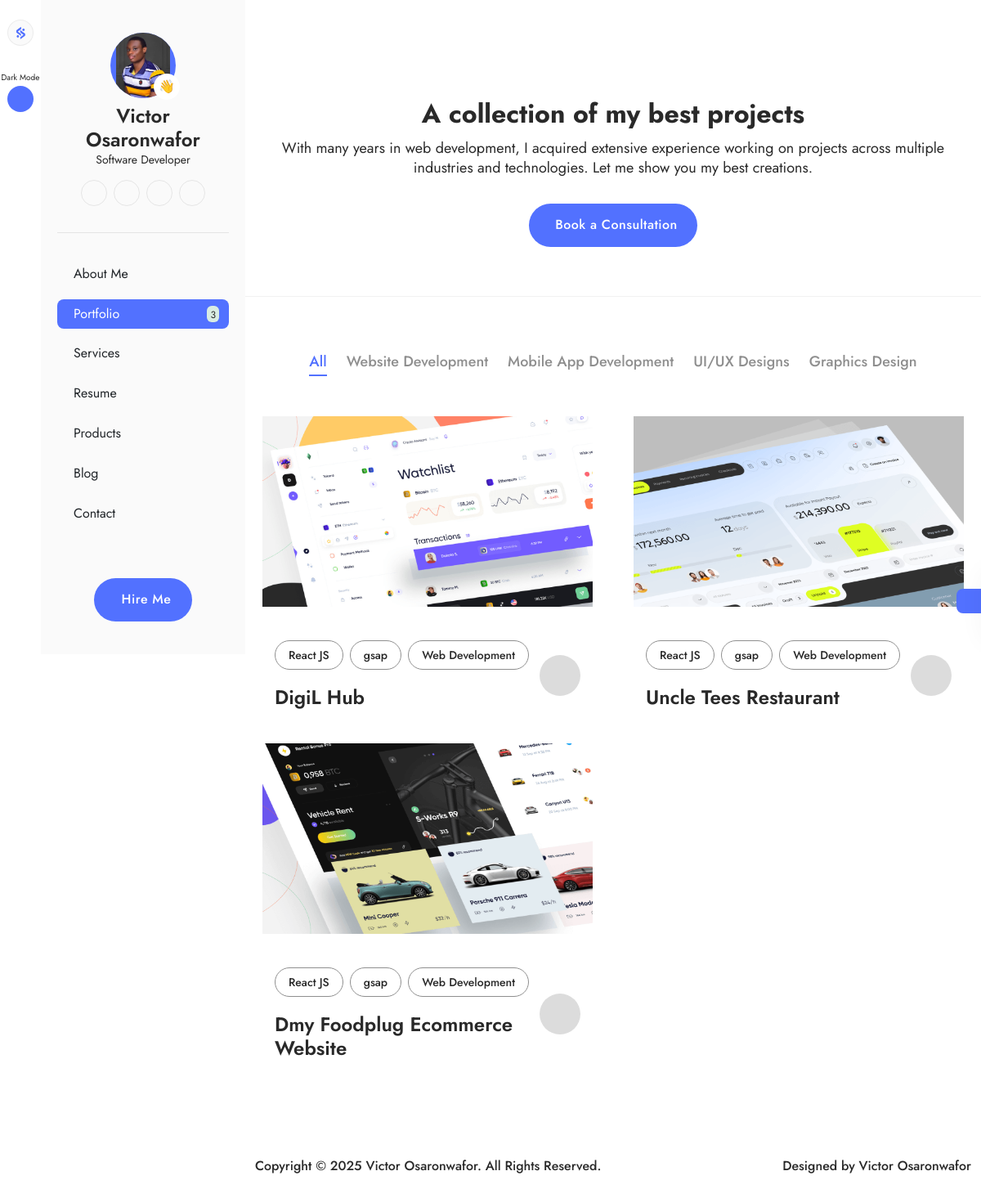
Screenshot of /portfolio.php with the database file from the repository.
### tables this page shows
CREATE TABLE `about_me` (
  `id` int(11) NOT NULL,
  `name` varchar(255) NOT NULL,
  `role` varchar(255) NOT NULL,
  `intro_title` text NOT NULL,
  `intro_text` text NOT NULL,
  `years_of_experience` int(11) NOT NULL,
  `projects_completed` int(11) NOT NULL,
  `clients_worldwide` int(11) NOT NULL,
  `what_i_do` text NOT NULL,
  `pro_summary` text NOT NULL,
  `skills` text NOT NULL,
  `education` text NOT NULL,
  `awards` text NOT NULL,
  `certifications` text NOT NULL,
  `languages` text NOT NULL,
  `interest` text NOT NULL,
  `github_link` varchar(255) NOT NULL,
  `image` varchar(255) NOT NULL,
  `resume` varchar(255) NOT NULL,
  `status` tinyint(4) NOT NULL DEFAULT 0,
  `date` datetime NOT NULL DEFAULT current_timestamp()
);

CREATE TABLE `categories` (
  `id` int(11) NOT NULL,
  `name` varchar(255) NOT NULL,
  `slug` varchar(255) NOT NULL,
  `description` text NOT NULL,
  `status` tinyint(4) NOT NULL DEFAULT 0,
  `date` datetime NOT NULL DEFAULT current_timestamp()
);

CREATE TABLE `portfolios` (
  `id` int(11) NOT NULL,
  `category_id` int(11) NOT NULL,
  `title` varchar(255) NOT NULL,
  `slug` varchar(255) NOT NULL,
  `caption` text NOT NULL,
  `description` longtext NOT NULL,
  `image` varchar(255) NOT NULL,
  `client` varchar(255) NOT NULL,
  `services` text NOT NULL,
  `technologies` text NOT NULL,
  `project_url` varchar(255) NOT NULL,
  `start_date` date NOT NULL,
  `duration` varchar(255) NOT NULL,
  `meta_title` varchar(255) NOT NULL,
  `meta_keywords` text NOT NULL,
  `meta_description` text NOT NULL,
  `status` tinyint(4) NOT NULL DEFAULT 0,
  `creator` varchar(255) NOT NULL,
  `date` datetime NOT NULL DEFAULT current_timestamp()
);

### webadmin/classes/Database.php (called while the page is built, shortened)
<?php
class Database
{
    private $hostname = "localhost";
    private $username = "root";
    private $password = "";
    private $dbname = "olvios";
    private $conn;
    private function connect()
    {
        try {
            $this->conn = new PDO("mysql:host=$this->hostname;dbname=$this->dbname", $this->username, $this->password);
            $this->conn->setAttribute(PDO::ATTR_ERRMODE, PDO::ERRMODE_EXCEPTION);
        } catch (PDOException $th) {
            echo "Connection failed: " . $th->getMessage();
            die();
        }
    }
    public function getConnection()
    {
        return $this->conn;
    }
}

### webadmin/classes/functions.php (called while the page is built, shortened)
<?php
require 'Database.php';
require 'AboutMe.php';
require 'Blog.php';
require 'Category.php';
require 'Portfolio.php';
$database = new Database();
$aboutMe = new AboutMe($database);
$category = new Category($database);
$portfolio = new Portfolio($database);
function setActivePage1($currentPage, $linkPage)
{
    if ($currentPage === $linkPage) {
        return 'bg1-color';
    } else {
        return '';
    }
}
function setActivePage2($currentPage, $linkPage)
{
    if ($currentPage === $linkPage) {
        return 'n11-color';
    } else {
        return '';
    }
}

### webadmin/classes/AboutMe.php (called while the page is built, shortened)
<?php
class AboutMe
{
    private $db;
    public function __construct(Database $database)
    {
        $this->db = $database->getConnection();
    }
    public function getAboutMe()
    {
        $id = '1';
        $sql = "SELECT * FROM about_me WHERE id=? LIMIT 1";
        $statement = $this->db->prepare($sql);
        $statement->bindParam(1, $id, PDO::PARAM_INT);
        $statement->execute();
        $result = $statement->fetch(PDO::FETCH_ASSOC);
        return $result ?: [];
    }
}

### webadmin/classes/Portfolio.php (called while the page is built, shortened)
<?php
class Portfolio
{
    private $db;
    public function __construct(Database $database)
    {
        $this->db = $database->getConnection();
    }
    public function getAllPortfolios()
    {
        $status = 0;
        $sql = "SELECT * FROM portfolios WHERE status=? ORDER BY date DESC";
        $statement = $this->db->prepare($sql);
        $statement->bindParam(1, $status, PDO::PARAM_INT);
        $statement->execute();
        $result = $statement->fetchAll(PDO::FETCH_ASSOC);
        return $result ?: [];
    }
    public function portfolioStatusCount()
    {
        $status = 0;
        $sql = "SELECT * FROM portfolios WHERE status=?";
        $statement = $this->db->prepare($sql);
        $statement->bindParam(1, $status, PDO::PARAM_INT);
        $statement->execute();
        $result = $statement->rowCount();
        return $result ?: [];
    }
}

### webadmin/classes/Category.php (called while the page is built, shortened)
<?php
class Category
{
    private $db;
    public function __construct(Database $database)
    {
        $this->db = $database->getConnection();
    }
    public function getCategoriesByStatus($table = "categories", $status)
    {
        $sql = "SELECT * FROM $table WHERE status=? ORDER BY date DESC";
        $statement = $this->db->prepare($sql);
        $statement->bindParam(1, $status, PDO::PARAM_INT);
        $statement->execute();
        $result = $statement->fetchAll(PDO::FETCH_ASSOC);
        return $result ?: [];
    }
}

### portfolio.php (the view, shortened to what this page needs)
<?php
$currentPage = "portfolio";
include_once 'components/head.php';
include_once 'components/side-menu.php';
include_once 'components/color-switcher.php';
?>
<section class="pt-120 pb-120 mt-10 mt-lg-0">
  <div class="pb-60 br-bottom-n3">
    <div data-aos="zoom-in" class="page-heading">
      <h3 class="page-title n5-color fs-onefw-semibold n5-color mb-2 mb-md-3 text-center">
        A collection of my best projects
      </h3>
      <p class="fs-seven n5-color mb-4 mb-md-8 text-center">
        With many years in web development, I acquired extensive
        experience working on projects across multiple industries and
        technologies. Let me show you my best creations.
      </p>
      <a href="contact.php"
        class="w-max primary-btn fw-medium px-3 px-md-6 py-2 py-md-4 rounded-pill d-flex align-items-center gap-2 mx-auto">
        <i class="ph ph-paper-plane-tilt"></i>Book a Consultation
      </a>
    </div>
  </div>
  <div class="container mt-8 mt-md-15">
    <div>
      <ul data-aos="zoom-in" data-aos-duration="800"
        class="tabs d-flex gap-3 gap-md-6 justify-content-center flex-wrap p-2 pb-5 pb-md-10">
        <li data-tab-target="#all" class="active fs-seven fw-medium cursor-pointer n3-color pb-1 tab">
          All
        </li>
        <?php if ($categories != []): ?>
          <?php foreach ($categories as $category): ?>
            <li data-tab-target="#<?= $category['slug'] ?>" class="fs-seven fw-medium cursor-pointer n3-color pb-1 tab">
              <?= $category['name'] ?>
            </li>
          <?php endforeach; ?>
        <?php else: ?>
          <li data-tab-target="#all" class="fs-seven fw-medium cursor-pointer n3-color pb-1 tab">
            No Category Found!
          </li>
        <?php endif; ?>
      </ul>
      <div class="tab-content position-relative overflow-hidden">
        <div id="all" data-tab-content class="active">
          <div class="row g-6 g-md-8">
            <?php if ($allPortfolios != []): ?>
              <?php foreach ($allPortfolios as $allPortfolio): ?>
                <div data-aos="fade-up" data-aos-duration="800" class="col-xl-6">
                  <div class="project-card">
                    <a href="portfolio-details.php?portId=<?= $allPortfolio['slug'] ?? '' ?>" class="thumb d-block">
                      <div class="post-thumb">
                        <div class="post-thumb-inner">
                        </div>
                      </div>
                    </a>
                    <div class="d-flex justify-content-between gap-2 align-items-center pt-4 pt-md-8 px-3 px-md-6">
                      <div>
                        <div class="d-flex gap-2 align-items-center">
                          <a href="javascript:void(0)"
                            class="n5-color fs-nine px-2 px-md-4 py-1 py-md-2 brn3 rounded-pill fw-medium">React
                            JS</a>
                          <a href="javascript:void(0)"
                            class="n5-color fs-nine px-2 px-md-4 py-1 py-md-2 brn3 rounded-pill fw-medium">gsap</a>
                          <a href="javascript:void(0)"
                            class="n5-color fs-nine px-2 px-md-4 py-1 py-md-2 brn3 rounded-pill fw-medium">Web
                            Development</a>
                        </div>
                        <a href="portfolio-details.php?portId=<?= $allPortfolio['slug'] ?? '' ?>"
                          class="project-title fs-five fw-semibold n5-color mt-3 mt-md-5 d-block">
                          <?= $allPortfolio['title'] ?? '' ?>
                        </a>
                      </div>
                      <a href="portfolio-details.php?portId=<?= $allPortfolio['slug'] ?? '' ?>"
                        class="project-link d-flex align-items-center justify-content-center flex-shrink-0">
                      </a>
                    </div>
                  </div>
                </div>
              <?php endforeach; ?>
            <?php else: ?>
              <div class="alert alert-info ps-5">
                No Portfolio at the moment, please check again later!
              </div>
            <?php endif; ?>
          </div>
        </div>
      </div>
    </div>
  </div>
</section>
<?php
include_once 'components/footer.php';
?>

### components/side-menu.php (shortened to what this page needs)
    <div class="side-menu">
      <div class="d-flex">
        <div class="side-menu-left">
          <div>
            <div class="d-flex flex-column gap-8 justify-content-center align-items-center mt-6">
              <a href="index.php" class="side-icon p1-color bgn2-color brn4">
              </a>
              <div class="d-flex flex-column align-items-center gap-1">
                <span class="toggle_name fs-eleven n5-color">DarkMode</span>
                <button class="side-icon bg1-color mood_toggle">
                </button>
              </div>
            </div>
          </div>
        </div>
        <div class="side-menu-right overflow-y-auto">
          <div class="d-flex flex-column gap-6 justify-content-between py-10 px-5 bgn2-color h-100">
            <div class="">
              <div class="sidebar-profile">
                <div class="position-relative">
                  <div class="profile-img1 d-flex justify-content-center overflow-hidden">
                    <img src="assets/images/aboutMe/<?= $getAboutMe['image'] ?>" alt="<?= $getAboutMe['name'] ?? '' ?>" class="" />
                  </div>
                  <span class="thumb">👋</span>
                </div>
                <h4 class="n5-color fw-semibold fs-five mt-2 text-center">
                <?= $getAboutMe['name'] ?? '' ?>
                </h4>
                <span class="n5-color fs-nine d-block text-center"><?= $getAboutMe['role'] ?? '' ?></span>
                <div class="d-flex justify-content-center gap-2 align-items-center mt-4">
                  <a href="javascript:void(0)" class="social-icon p1-color">
                  </a>
                  <a href="javascript:void(0)" class="social-icon p1-color">
                  </a>
                  <a href="javascript:void(0)" class="social-icon p1-color">
                  </a>
                  <a href="javascript:void(0)" class="social-icon p1-color">
                  </a>
                </div>
              </div>
              <div class="line-divider my-4 my-md-8"></div>
              <div class="menu-list">
                <ul class="d-flex flex-column gap-3">
                  <li class="rounded-3 <?= setActivePage1($currentPage, 'homepage') ?>">
                    <a href="index.php" class="d-flex align-items-center gap-2 <?= setActivePage2($currentPage, 'homepage') ?> fs-eight px-3 py-2"> About Me</a>
                  </li>
                  <li class="rounded-3 <?= setActivePage1($currentPage, 'portfolio') ?>">
                    <a href="portfolio.php" class="d-flex justify-content-between align-items-center">
                      <div class="d-flex align-items-center gap-2 <?= setActivePage2($currentPage, 'portfolio') ?> fs-eight px-3 py-2">
                        <i class="ph ph-code-block fs-six"></i> Portfolio
                      </div>
                      <span class="n5-color bg2-color fs-ten px-1 pt-1 rounded-2 me-3"><?= $portfolio->portfolioStatusCount() ?></span>
                    </a>
                  </li>
                  <li class="rounded-3 <?= setActivePage1($currentPage, 'services') ?>">
                    <a href="services.php" class="d-flex align-items-center gap-2 <?= setActivePage2($currentPage, 'services') ?> fs-eight px-3 py-2">Services</a>
                  </li>
                  <li class="rounded-3 <?= setActivePage1($currentPage, 'resume') ?>">
                    <a href="resume.php" class="d-flex align-items-center gap-2 <?= setActivePage2($currentPage, 'resume') ?>  fs-eight px-3 py-2" > Resume</a>
                  </li>
                  <li class="rounded-3 <?= setActivePage1($currentPage, 'products') ?>">
                    <a href="products.php" class="d-flex align-items-center gap-2 <?= setActivePage2($currentPage, 'products') ?> fs-eight px-3 py-2">Products</a>
                  </li>
                  <li class="rounded-3 <?= setActivePage1($currentPage, 'blog') ?>">
                    <a href="blog.php" class="d-flex align-items-center gap-2 <?= setActivePage2($currentPage, 'blog') ?> fs-eight px-3 py-2">Blog</a>
                  </li>
                  <li class="rounded-3 <?= setActivePage1($currentPage, 'contact') ?>">
                    <a href="contact.php" class="d-flex align-items-center gap-2 <?= setActivePage2($currentPage, 'contact') ?> fs-eight px-3 py-2">Contact</a>
                  </li>
                </ul>
              </div>
            </div>
            <a href="contact.php"
              class="primary-btn fw-medium px-3 px-md-6 py-2 py-md-4 rounded-pill d-flex align-items-center gap-2 mx-auto">
              <i class="ph ph-paper-plane-tilt"></i>Hire Me
            </a>
          </div>
        </div>
      </div>
    </div>
<div class="main-content w-100">

### rows the page displays
about_me: image (picture), name "Victor Osaronwafor", role "Software Developer"
categories: name "Website Development"
categories: name "Mobile App Development"
categories: name "UI/UX Designs"
categories: name "Graphics Design"
portfolios: title "DigiL Hub"
portfolios: title "Uncle Tees Restaurant"
portfolios: title "Dmy Foodplug Ecommerce Website"

### other values shown
$portfolio->portfolioStatusCount() "3"
